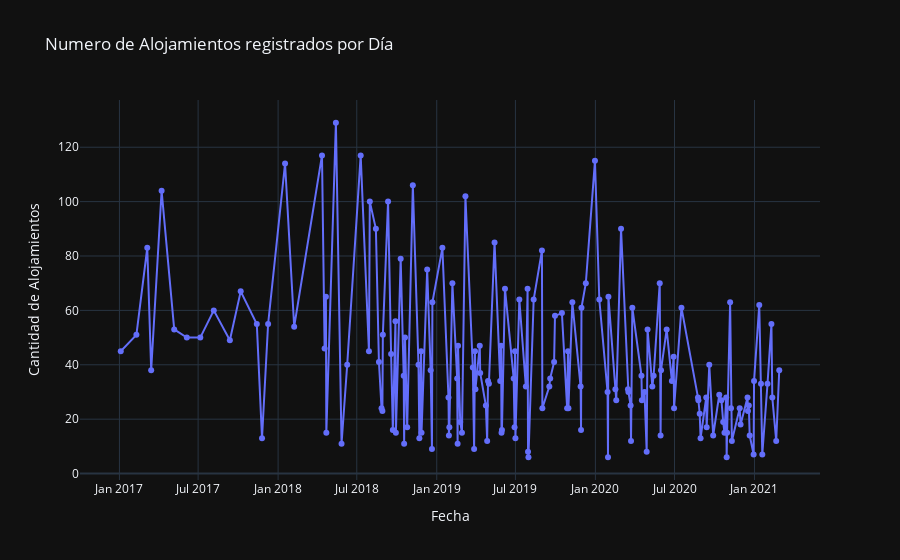

Source (notebook cell):
### Markdown cell above
### Numero de Alojamientos registrados por Día

### Code cell
# Contar alojamientos por día
alojamientos_por_dia = df_op['insert_date'].dt.date.value_counts().sort_index()

# Crear DataFrame para Plotly
df_dia = alojamientos_por_dia.reset_index()
df_dia.columns = ['Fecha', 'Cantidad']

fig = px.line(df_dia, x='Fecha', y='Cantidad', 
              title='Numero de Alojamientos registrados por Día',
              markers=True,
              template='plotly_dark')
fig.update_layout(xaxis_title='Fecha', yaxis_title='Cantidad de Alojamientos')
fig.show()

### Figure 1 — Plotly figure (JSON) as saved in the notebook; plotly's stock layout.template omitted (floating-point values rounded to 4 significant figures; data arrays with more than 128 entries replaced by an {"elided": "..."} marker saying what was removed)
{"data": [{"hovertemplate": "Fecha=%{x}<br>Cantidad=%{y}<extra></extra>", "legendgroup": "", "line": {"color": "#636efa", "dash": "solid"}, "marker": {"symbol": "circle"}, "mode": "lines+markers", "name": "", "orientation": "v", "showlegend": false, "type": "scatter", "x": {"elided": "164 str values"}, "xaxis": "x", "y": {"elided": "164 int values"}, "yaxis": "y"}], "layout": {"legend": {"tracegroupgap": 0}, "title": {"text": "Numero de Alojamientos registrados por Día"}, "xaxis": {"anchor": "y", "domain": [0, 1], "title": {"text": "Fecha"}}, "yaxis": {"anchor": "x", "domain": [0, 1], "title": {"text": "Cantidad de Alojamientos"}}}}
